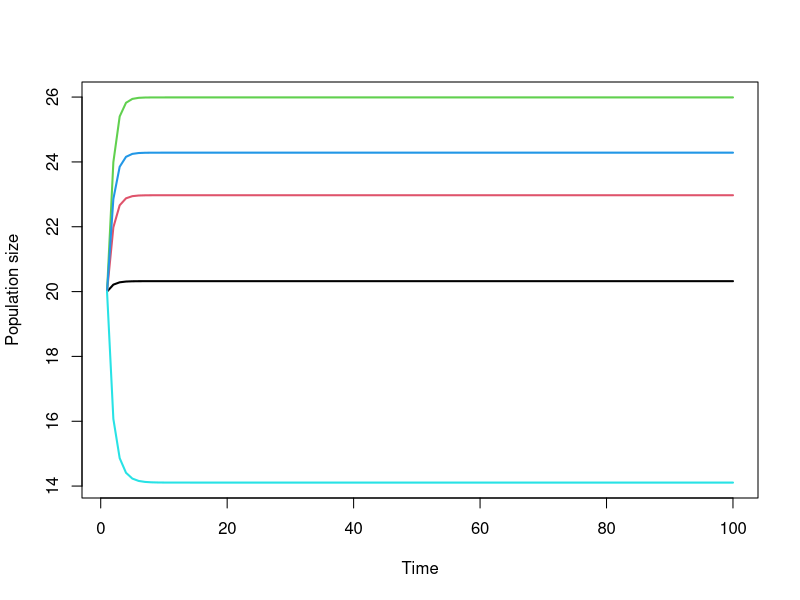

This figure's R source:

# model density dependent growth in a metapopulation

# set your working directory
setwd("G:/My Drive/AdlerLabDocs/PlantPopEcol/code")

### define metapopulation growth function-----------------------

metapop_growth <- function(N,g,s,fec,alpha,d,patch_fec){
  
  # Note that N is now a vector, each element corresponds to one site
  germinants <- g*N   # number of plants germinating out of the seed bank
  surv_seeds <- N*(1-g)*s  # number of ungerminated seeds that survive
  new_seeds_local <- patch_fec*fec*germinants/(1+alpha*germinants)  # fecundity (production of new seeds)
  
  # do dispersal
  new_seeds_dispersal <- rep(0, length(N))
  for(iPatch in 1:length(N)){
    emigrants <- new_seeds_local[iPatch]*d
    new_seeds_local[iPatch] <- new_seeds_local[iPatch] - emigrants
    new_seeds_dispersal[-iPatch] <- new_seeds_dispersal[-iPatch] + emigrants/(length(N)-1)
  }
  
  total_seeds <- surv_seeds+new_seeds_local+new_seeds_dispersal
  
  # enforce extinction threshold
  total_seeds[total_seeds < 1] <- 0
  
  return(total_seeds)
  
}

### set parameters ------------------------------------------

fec_mu <- 3      # mean fecundity (must be > 0)
fec_sigma <- 0  # year-to-year standard deviation of fecundity (must be >= 0)
g <- 1        # germination rate
s <- 0.8              # survival of ungerminated seeds
alpha <- 0.1
d <- 0         # dispersal: fraction of seeds that leave the local patch

### set-up simulation ------------------------------------------

patches <- 5
patch_fec <- runif(patches,0.8,1.2)  # multiplier so each patch has different fecundity
pDist <- 0    # probability of disturbance

timesteps <- 100  # number of time steps to simulate

Nmatrix <- matrix(NA,nrow=timesteps,ncol=patches)  # matrix to store population time series
Nmatrix[1,] <- (fec_mu-1)/alpha  # initial population state

fec <- rnorm(timesteps,fec_mu, fec_sigma) # draw fecundities from a distribution, all sites have same fecundity
fec[fec<0] <- 0   # set negative fecundities to zero

### run simulation ------------------------------------------

for(i in 2:timesteps){
  
  # disturbance 
  Nmatrix[i-1,] <- Nmatrix[i-1,]*(1-rbinom(n=patches,size=1,prob=pDist))
  
  # population growth and dispersal
  Nmatrix[i,] <- metapop_growth(Nmatrix[i-1,],g,s,fec[i],alpha,d,patch_fec)
  
}

### plot results ------------------------------------------

# plot on raw (arithmetic) scale
myCols<-c(1:patches)
matplot(Nmatrix,type="l",xlab="Time",ylab="Population size",
        lty=1,lwd=2,col=myCols)
#legend("topleft",as.character(1:patches),col=myCols,lty=1, lwd=2, bty="n")

# calculate incidence for each patch
(incidence <- colSums(Nmatrix>0)/nrow(Nmatrix))
